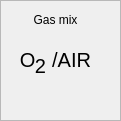
   <widget class="QFrame" name="frame_18">
    <property name="geometry">
     <rect>
      <x>120</x>
      <y>630</y>
      <width>121</width>
      <height>121</height>
     </rect>
    </property>
    <property name="frameShape">
     <enum>QFrame::StyledPanel</enum>
    </property>
    <property name="frameShadow">
     <enum>QFrame::Raised</enum>
    </property>
    <widget class="QLabel" name="label_82">
     <property name="geometry">
      <rect>
       <x>10</x>
       <y>10</y>
       <width>91</width>
       <height>20</height>
      </rect>
     </property>
     <property name="layoutDirection">
      <enum>Qt::LeftToRight</enum>
     </property>
     <property name="text">
      <string>Gas mix</string>
     </property>
     <property name="alignment">
      <set>Qt::AlignCenter</set>
     </property>
    </widget>
    <widget class="QLabel" name="label_83">
     <property name="geometry">
      <rect>
       <x>0</x>
       <y>50</y>
       <width>111</width>
       <height>20</height>
      </rect>
     </property>
     <property name="font">
      <font>
       <pointsize>15</pointsize>
      </font>
     </property>
     <property name="text">
      <string>O   /AIR</string>
     </property>
     <property name="alignment">
      <set>Qt::AlignCenter</set>
     </property>
    </widget>
    <widget class="QLabel" name="label_84">
     <property name="geometry">
      <rect>
       <x>30</x>
       <y>50</y>
       <width>16</width>
       <height>31</height>
      </rect>
     </property>
     <property name="font">
      <font>
       <pointsize>15</pointsize>
      </font>
     </property>
     <property name="text">
      <string>2</string>
     </property>
     <property name="alignment">
      <set>Qt::AlignRight|Qt::AlignTrailing|Qt::AlignVCenter</set>
     </property>
    </widget>
   </widget>
